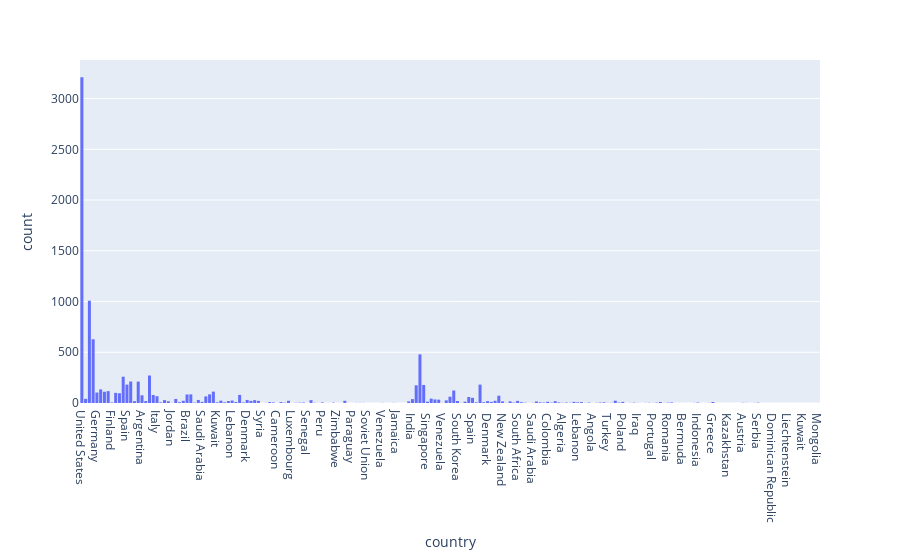

The code cell stored with this chart in its notebook:
### Code cell
px.histogram(country_count,'country')
#seems the data is dirty, some countries shows in different columns

### Figure 1 — Plotly figure (JSON) as saved in the notebook; plotly's stock layout.template omitted (floating-point values rounded to 4 significant figures; data arrays with more than 128 entries replaced by an {"elided": "..."} marker saying what was removed)
{"data": [{"alignmentgroup": "True", "bingroup": "x", "hovertemplate": "country=%{x}<br>count=%{y}<extra></extra>", "legendgroup": "", "marker": {"color": "#636efa", "pattern": {"shape": ""}}, "name": "", "offsetgroup": "", "orientation": "v", "showlegend": false, "type": "histogram", "x": {"elided": "10019 str values"}, "xaxis": "x", "yaxis": "y"}], "layout": {"barmode": "relative", "legend": {"tracegroupgap": 0}, "margin": {"t": 60}, "xaxis": {"anchor": "y", "domain": [0, 1], "title": {"text": "country"}}, "yaxis": {"anchor": "x", "domain": [0, 1], "title": {"text": "count"}}}}
